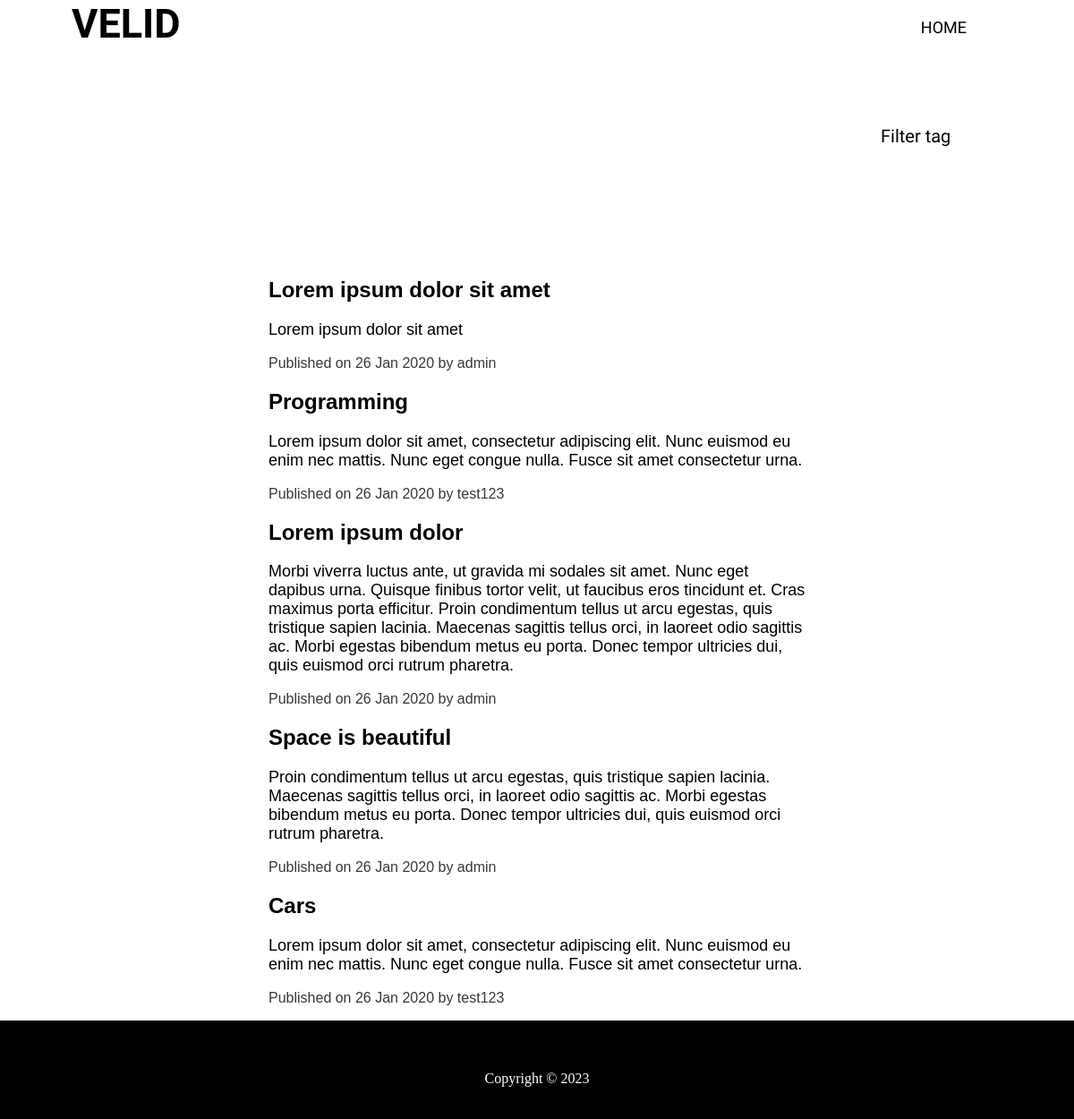
Page /all/ on the committed database.
### post/models.py (models this page shows, shortened)
class Post(models.Model):
    user = models.ForeignKey(User, on_delete = models.CASCADE)
    title = models.CharField(max_length = 255)
    content = RichTextUploadingField(blank = True, null = True)
    preview = models.CharField(max_length = 1000)
    thumbnail  = models.FileField(upload_to = user_directory_path, default = "none.jpg")
    date = models.DateField(auto_now = False, auto_now_add = True)
    last_edit = models.DateField(auto_now = True, auto_now_add = False)
    number_of_likes = models.IntegerField(default = 0)
    number_of_comments = models.IntegerField(default = 0)
    tags = models.CharField(max_length = 1000)

### post/views.py (the view)
# urls.py: path('all/', views.all, name = "all"),
def all(request):
    posts = Post.objects.all()
    context = {'posts' : posts}
    return render(request, 'posts/all.html', context)

### post/templates/posts/all.html (shortened to what this page needs)
{% extends 'base.html'%}
{% load static %}
{% block content %}
	<div class="filters">
		<p id="show_filters" onclick="showFilters()">Filter tag</p>
	</div>
	<main>
		<section id="all_posts">
	            <div class="container">
	                  {% for post in posts %}
	                        <a class="post"href="{% url 'posts:post' post.pk %}">
	                              <div>
	                                    <h2>{{post.title|safe}}</h2>
	                                    <p id="preview">{{post.preview|safe}}</p>
	                                    <p id="publish_info">Published on {{post.date|date:"d M Y"}} by {{post.user.username}}</p>
	                              </div>
	                        </a>
	                  {% endfor %}
	            </div>
	      </section>
	</main>
{% endblock %}

### templates/base.html (shortened to what this page needs)
<!DOCTYPE html>
{% load static %}
<html>
<head>
      <link rel="stylesheet" href="{% static 'css/style.css' %}">
</head>
      <body>
		<nav class="nav-transparent" id="navbar">
                  <a id="site_name" href="#">velid</a>
                  <ul>
                        <li>
                              <a href="{% url 'posts:home' %}">Home</a>
                        </li>
                  </ul>
            </nav>
      	{% block content %}{% endblock %}
		<footer id="footer">
			<p>Copyright &copy; 2023 </p>
		</footer>
      </body>
</html>

### static/css/style.css (style rules this page uses)
body { margin: 0; height: auto !important; }
main { min-height: 100vh; }
.container { width: 50%; margin: auto; overflow: hidden; }
nav { height: 60px; position: fixed; top: 0; width: 100%; }
#site_name { font-family: "Indie Flower", cursive; position: absolute; font-size: 45px; font-weight: bold; margin-left: 80px; float: left; }
nav a { font-family: "Bowlby One SC", cursive; text-decoration: none; font-size: 18px; text-transform: uppercase; }
nav ul { position: absolute; top: 0; bottom: 0;right: 0; margin: auto; height: 20px; float: right; display: flex; list-style: none; align-items: center; margin-right: 80px; }
nav li { list-style-type: none; margin-left: 40px; vertical-align: middle; text-align: center; }
.nav-transparent { background-color: transparent; transition: background-color 800ms linear; }
.nav-transparent a { color: black; }
.post { font-family: "Noto Sans JP", sans-serif; min-height: 90px; width: 100%; text-decoration: none; color: black; }
#preview { font-size: 18px; }
#publish_info { color: #383838; }
#user-options p, a { text-decoration: none; color: black; }
#footer { height: 70px; padding-top: 40px; background-color: black; bottom: 0; width: 100%; color: white; }
#footer p { text-align: center; }
#all_posts { margin-top: 150px; }
.filters { width: 80%; margin: auto; height: 20px; margin-top: 120px; }
.filters p { display: inline-block; }
#filters_submit, #show_filters { font-family: "Bowlby One SC", cursive; border: none; background-color: white; cursor: pointer; color: black; font-size: 20px; float: right; }
#show_filters { width: 10%; }

### rows in the picture
Post: title "Lorem ipsum dolor sit amet", preview "Lorem ipsum dolor sit amet", date "26 Jan 2020", user.username "admin"
Post: title "Programming", preview "Lorem ipsum dolor sit amet, consectetur adipiscing elit. Nunc euismod eu enim nec mattis. Nunc eget congue nulla. Fusce sit amet consectetur urna.", date "26 Jan 2020", user.username "test123"
Post: title "Lorem ipsum dolor", preview "Morbi viverra luctus ante, ut gravida mi sodales sit amet. Nunc eget dapibus urna. Quisque finibus tortor velit, ut faucibus eros tincidunt et. Cras maximus porta efficitur. Proin condimentum tellus ut arcu egestas, quis tristique sapien lacinia. Maecenas sagittis tellus orci, in laoreet odio sagittis ac. Morbi egestas bibendum metus eu porta. Donec tempor ultricies dui, quis euismod orci rutrum pharetra.", date "26 Jan 2020", user.username "admin"
Post: title "Space is beautiful", preview "Proin condimentum tellus ut arcu egestas, quis tristique sapien lacinia. Maecenas sagittis tellus orci, in laoreet odio sagittis ac. Morbi egestas bibendum metus eu porta. Donec tempor ultricies dui, quis euismod orci rutrum pharetra.", date "26 Jan 2020", user.username "admin"
Post: title "Cars", preview "Lorem ipsum dolor sit amet, consectetur adipiscing elit. Nunc euismod eu enim nec mattis. Nunc eget congue nulla. Fusce sit amet consectetur urna.", date "26 Jan 2020", user.username "test123"
